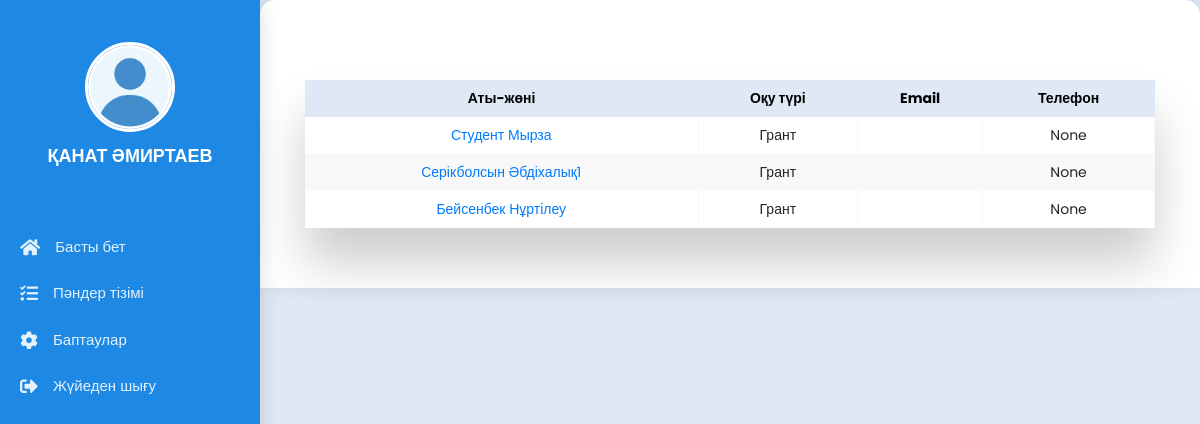
/kurator/1 (signed in), run on the app's committed database.
### main/models.py (models this page shows, shortened)
class CustomUser(AbstractUser):
    is_student = models.BooleanField(default=False)
    is_teacher = models.BooleanField(default=False)
    rate = models.DecimalField(
        max_digits=3,
        decimal_places=2,
        choices=[
            (1.00, 'Толық'),
            (0.50, '0.5'),
            (0.25, '0.25')
        ],
        default=1.00,
        blank=True,
        null=True,
        verbose_name='Ставка'
    )
    img = models.ImageField('foto', upload_to="profile/", blank=True, null=True)
    data = models.DateField('tygan kyn', blank=True, null=True)
    about_me  = models.TextField('ozim jaily', blank=True, null=True)
    email = models.EmailField('email', blank=True, null=True, )
    telefon = models.CharField('telefon', blank=True, null=True, max_length=20)
    addres1 = models.CharField('meken-jai-1', blank=True, null=True, max_length=100)
    addres2 = models.CharField('meken-jai-2', blank=True, null=True, max_length=100)
    ana = models.CharField('anasy aty', blank=True, null=True, max_length=100)
    ana_nomer = models.CharField('ana_telefon', blank=True, null=True, max_length=20)
    ake = models.CharField('akesy aty', blank=True, null=True, max_length=100)
    ake_nomer = models.CharField('ake_telefon', blank=True, null=True, max_length=20)
    kyrs = models.ForeignKey(Kyrs, on_delete=models.CASCADE, verbose_name='kyrs', blank=True, null=True )
    toby = models.ForeignKey(Toby, on_delete=models.CASCADE, verbose_name='toby', blank=True, null=True)
    oku_tury = models.ForeignKey(Oky_tury, on_delete=models.CASCADE, verbose_name='oky_tury', blank=True, null=True)
    dareje = models.ForeignKey(Dareje, on_delete=models.CASCADE, verbose_name='dareje', blank=True, null=True)
    kyzmet = models.ForeignKey(Kyzmet, on_delete=models.CASCADE, verbose_name='kyzmet', blank=True, null=True)
    sabak = models.ManyToManyField(Kyrs, verbose_name='sabak', related_name='custom_user_sabaks')
    user_permissions = models.ManyToManyField(
        Permission,
        verbose_name=_('user permissions'),
        blank=True,
        related_name='customuser_permissions',
        related_query_name='customuser_permission',
    )
    groups = models.ManyToManyField(
        Group,
        verbose_name=_('groups'),
        blank=True,
        related_name='customuser_groups',
        related_query_name='customuser_group',
    )

class Oky_tury(models.Model):
    name = models.CharField(verbose_name='name', max_length=100)
    def __str__(self):
        return self.name

### main/views.py (the view)
# urls.py: path('kurator/<int:group_id>', views.kurator, name='kurator'),
def kurator(request,group_id):
    kurator = Toby_kurator.objects.filter(kurator=request.user)
    tobym = Toby_kurator.objects.filter(kurator=request.user, group = group_id)
    students = CustomUser.objects.filter(toby=group_id)
    return render(request, 'main/teacher/kurator.html', {'user': request.user,'tobym' : tobym,'students' : students,'kurator' : kurator})

### main/templates/main/teacher/kurator.html (shortened to what this page needs)
{% extends 'main/profile.html' %}
{% load static %}
{% block link %}
<link rel="stylesheet" href="https://stackpath.bootstrapcdn.com/bootstrap/4.5.2/css/bootstrap.min.css">
{% endblock link %}
{% block main %}
<section class="main-course1">
    <div class="container">
        {% if students %}
        <div class="table-wrapper">
            <table class="fl-table">
                <thead>
                    <tr>
                        <th>Аты-жөні </th>
                        <th>Оқу түрі</th>
                        <th>Email</th>
                        <th>Телефон</th>
                    </tr>
                </thead>
                <tbody>
                    {% for s in students %}
                    <tr>
                        <td><a class="student" href="{% url 'user'  s.id %}">{{ s.first_name }} {{ s.last_name }}</a></td>
                        <td>{{ s.oku_tury }}</td>
                        <td>{{ s.email }}</td>
                        <td>{{ s.telefon }}</td>
                    </tr>
                    {% endfor %}
                </tbody>
            </table>
        </div>
        {% else %}
        <p>Студенттер жоқ</p>
        {% endif %}
    </div>
</section>
{% endblock main %}

### main/templates/main/profile.html (shortened to what this page needs)
<span style="font-family: verdana, geneva, sans-serif;"><!DOCTYPE html>
{% load static %}
    <html lang="en">
    <head>
      <link rel="stylesheet" href="{% static 'css/style-index1.css' %}">
      {% block link %}{% endblock link %}
      <link rel="stylesheet" href="https://cdnjs.cloudflare.com/ajax/libs/font-awesome/5.15.4/css/all.min.css"/>
    </head>
    <body>
      <div class="container1">
        <nav class="nav1">
          <ul>
            <li>
                <a href="{% url 'user'  user.id %}" class="logo">
                    {% if user.img %}
                        <img src="{{ user.img.url }}" alt="{{ user.first_name }} {{ user.last_name }}">
                    {% else %}
                        <img src="{% static 'img/images.png' %}" alt="Default Image">
                    {% endif %}
                    <span class="nav-item">{{ user.first_name }} {{ user.last_name }}</span>
                    <br>
                </a>
            </li>
            <li><a href="{% url 'profile' %}" class="{% if request.path == '/profile/' %}active1{% endif %}" >
              <i class="fas fa-home"></i>
              <span class="nav-item1 ">Басты бет</span>
            </a></li>
              {% if user.is_teacher == True %}
            <li><a href="{% url 'lek_pr' %}" class="{% if request.path == '/lek_pr/' %}active1{% endif %}">
              <i class="fas fa-tasks"></i>
              <span class="nav-item1">Пәндер тізімі</span>
            </a></li>
              {% elif user.is_student == True  %}
            <li><a href="{% url 'student_sabak' %}" class="{% if request.path == '/student_sabak/' %}active1{% endif %}">
              <i class="fas fa-tasks"></i>
              <span class="nav-item1">Пәндер тізімі</span>
            </a></li>
              {% endif %}
            <li><a href="{% url 'profile_update' %}" class="{% if request.path == '/profile_update/' %}active1{% endif %}">
              <i class="fas fa-cog"></i>
              <span class="nav-item1">Баптаулар</span>
            </a></li>
            <li><a href="{% url 'logout' %}" class=""  class="logout">
              <i class="fas fa-sign-out-alt"></i>
              <span class="nav-item1">Жүйеден шығу</span>
            </a></li>
          </ul>
        </nav>
        <section class="main1">
    {% block main %}{% endblock main %}
</section>
      </div>
    </body>
    </html></span>

### static/css/style-index1.css (style rules this page uses)
* { margin: 0; padding: 0; outline: none; border: none; text-decoration: none; box-sizing: border-box; font-family: "Poppins", sans-serif; }
body { background: linear-gradient(135deg, #e3f2fd, #fce4ec); color: #333; }
.container1 { display: flex; }
.nav1 { position: fixed; top: 0; bottom: 0; height: 100vh; left: 0; background: #1e88e5; width: 260px; overflow: hidden; box-shadow: 0 8px 20px rgba(0, 0, 0, 0.15); }
.logo { display: flex; flex-direction: column; align-items: center; margin-top: 30px; margin-bottom: 20px; text-align: center; }
.logo img { width: 90px; height: 90px; border-radius: 50%; border: 3px solid #fff; }
.logo span { font-weight: 600; font-size: 18px; color: #fff; margin-top: 10px; text-transform: uppercase; }
.nav1 ul { margin-top: 20px; list-style: none; padding-left: 0; }
.nav1 ul li a { display: flex; align-items: center; padding: 12px 20px; font-size: 15px; color: #e3f2fd; transition: background 0.3s ease; border-radius: 8px; }
.nav1 .fas { font-size: 18px; margin-right: 15px; }
.nav-item1 { flex: 1; }
.main1 { width: calc(100% - 260px); padding: 30px; margin-left: 260px; background: #fff; border-radius: 15px 15px 0 0; box-shadow: 0 -4px 20px rgba(0, 0, 0, 0.1); }
.main-course1 { margin-top: 20px; }

### main/templates/main/teacher/kurator.html (style rules this page uses)
body { background: #dfe9f5; }
.main-course1 { padding: 20px 0; border-radius: 10px; background-color: #ffffff; }
.table-wrapper { margin: 10px 0; box-shadow: 0px 35px 50px rgba(0, 0, 0, 0.2); overflow-x: auto; }
.fl-table { border-radius: 5px; font-size: 14px; font-weight: normal; border: none; border-collapse: collapse; width: 100%; max-width: 100%; white-space: nowrap; background-color: white; }
.fl-table td, .fl-table th { text-align: center; padding: 8px; }
.fl-table td { border-right: 1px solid #f8f8f8; font-size: 14px; }
.fl-table thead th { color: #000; background: #dfe9f5; }
.fl-table tr:nth-child(even) { background: #F8F8F8; }
.student { width: 100%; }

### data on the page
CustomUser: first_name "ҚАНАТ", last_name "ӘМИРТАЕВ"
CustomUser: first_name "Студент", last_name "Мырза", oku_tury "Грант", telefon "None"
CustomUser: first_name "Серікболсын", last_name "Әбдіхалық1", oku_tury "Грант", telefon "None"
CustomUser: first_name "Бейсенбек", last_name "Нұртілеу", oku_tury "Грант", telefon "None"
